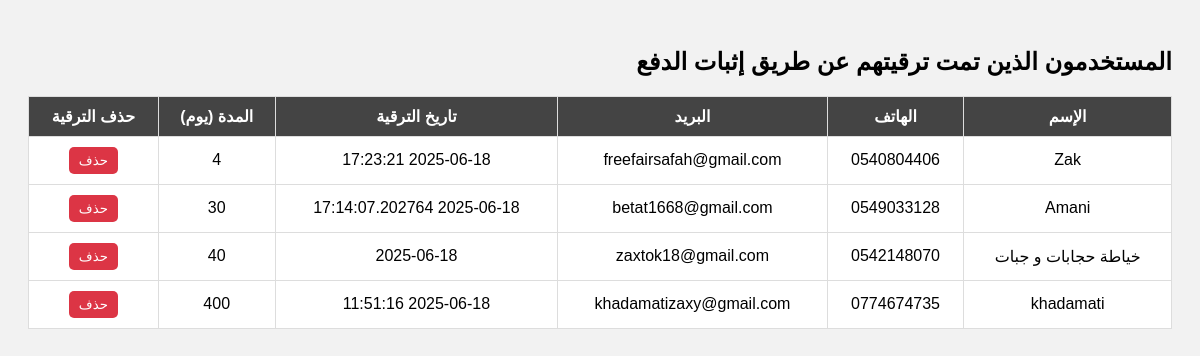
/admin/upgraded_users, run on an earlier commit of the app's database.
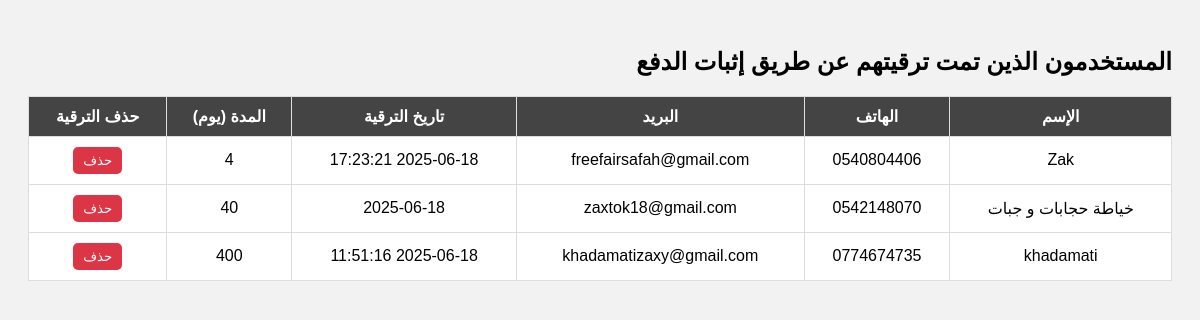
And on a later commit of the database.
### tables this page shows
CREATE TABLE users (
    id INTEGER PRIMARY KEY AUTOINCREMENT,
    name TEXT NOT NULL,
    phone TEXT UNIQUE NOT NULL,
    email TEXT UNIQUE NOT NULL,
    password TEXT NOT NULL,
    wilaya TEXT NOT NULL,
    baladiya TEXT,
    service_type TEXT NOT NULL,
    description TEXT,
    image_path TEXT,
    is_available INTEGER DEFAULT 0 CHECK(is_available IN (0, 1)),
    date_registered DATETIME DEFAULT CURRENT_TIMESTAMP,
    verification_token TEXT,
    reset_token TEXT,
    is_verified INTEGER DEFAULT 0 CHECK(is_verified IN (0, 1)),

    -- ✅ الجنس
    gender TEXT DEFAULT 'غير محدد' CHECK(gender IN ('ذكر', 'أنثى', 'غير محدد')),

    -- ✅ عرض رقم الهاتف
    show_phone INTEGER DEFAULT 1 CHECK(show_phone IN (0, 1)),

    -- خصائص الترقية
    is_upgraded INTEGER DEFAULT 0 CHECK(is_upgraded IN (0, 1)),
    upgrade_date DATETIME,
    upgrade_duration_days INTEGER DEFAULT 0,
    upgrade_code TEXT,
    is_banned INTEGER DEFAULT 0 CHECK(is_banned IN (0, 1)),

    -- صلاحية الوصول
    role TEXT DEFAULT 'user' CHECK(role IN ('admin', 'editor', 'user')),

    -- مفتاح تسجيل الدخول الخاص بالأدمن
    admin_login_key TEXT
, is_superadmin INTEGER DEFAULT 0 CHECK(is_superadmin IN (0, 1)), payment_proof_path TEXT, payment_note TEXT);

### app.py (the view)
@app.route('/admin/upgraded_users')
def upgraded_users():
    conn = sqlite3.connect(DB_PATH)
    cursor = conn.cursor()
    cursor.execute('''
        SELECT id, name, phone, email, upgrade_date, upgrade_duration_days
        FROM users
        WHERE is_upgraded = 1 AND upgrade_date IS NOT NULL
    ''')
    rows = cursor.fetchall()
    conn.close()
    users = []
    for row in rows:
        users.append({
            'id': row[0],
            'name': row[1],
            'phone': row[2],
            'email': row[3],
            'upgrade_date': row[4],
            'duration': row[5]
        })
    return render_template('admin_upgraded_users.html', users=users)

### templates/admin_upgraded_users.html (shortened to what this page needs)
<!DOCTYPE html>
<html lang="ar" dir="rtl">
<head>
</head>
<body>
  <h2>المستخدمون الذين تمت ترقيتهم عن طريق إثبات الدفع</h2>
  <table>
    <tr>
      <th>الإسم</th>
      <th>الهاتف</th>
      <th>البريد</th>
      <th>تاريخ الترقية</th>
      <th>المدة (يوم)</th>
      <th>حذف الترقية</th>
    </tr>
    {% for user in users %}
    <tr>
      <td>{{ user.name }}</td>
      <td>{{ user.phone }}</td>
      <td>{{ user.email }}</td>
      <td>{{ user.upgrade_date }}</td>
      <td>{{ user.duration }}</td>
      <td>
        <form id="form-{{ user.id }}" method="POST" action="{{ url_for('remove_upgrade') }}">
          <button type="button" onclick="confirmDelete({{ user.id }})">حذف</button>
        </form>
      </td>
    </tr>
    {% endfor %}
  </table>
</body>
</html>

### templates/admin_upgraded_users.html (style rules this page uses)
body { font-family: 'Cairo', sans-serif; padding: 20px; background: #f2f2f2; }
table { width: 100%; background: white; border-collapse: collapse; margin-top: 20px; }
th, td { padding: 10px; border: 1px solid #ddd; text-align: center; }
th { background: #444; color: white; }
button { background: #dc3545; color: white; padding: 6px 10px; border: none; border-radius: 5px; cursor: pointer; }

What changed in the data, as far as the page shows it:
no longer on this page (row edited): users: name "Amani", phone "0549033128", email "betat1668@gmail.com", upgrade_date "2025-06-18 17:14:07.202764", duration "30"
